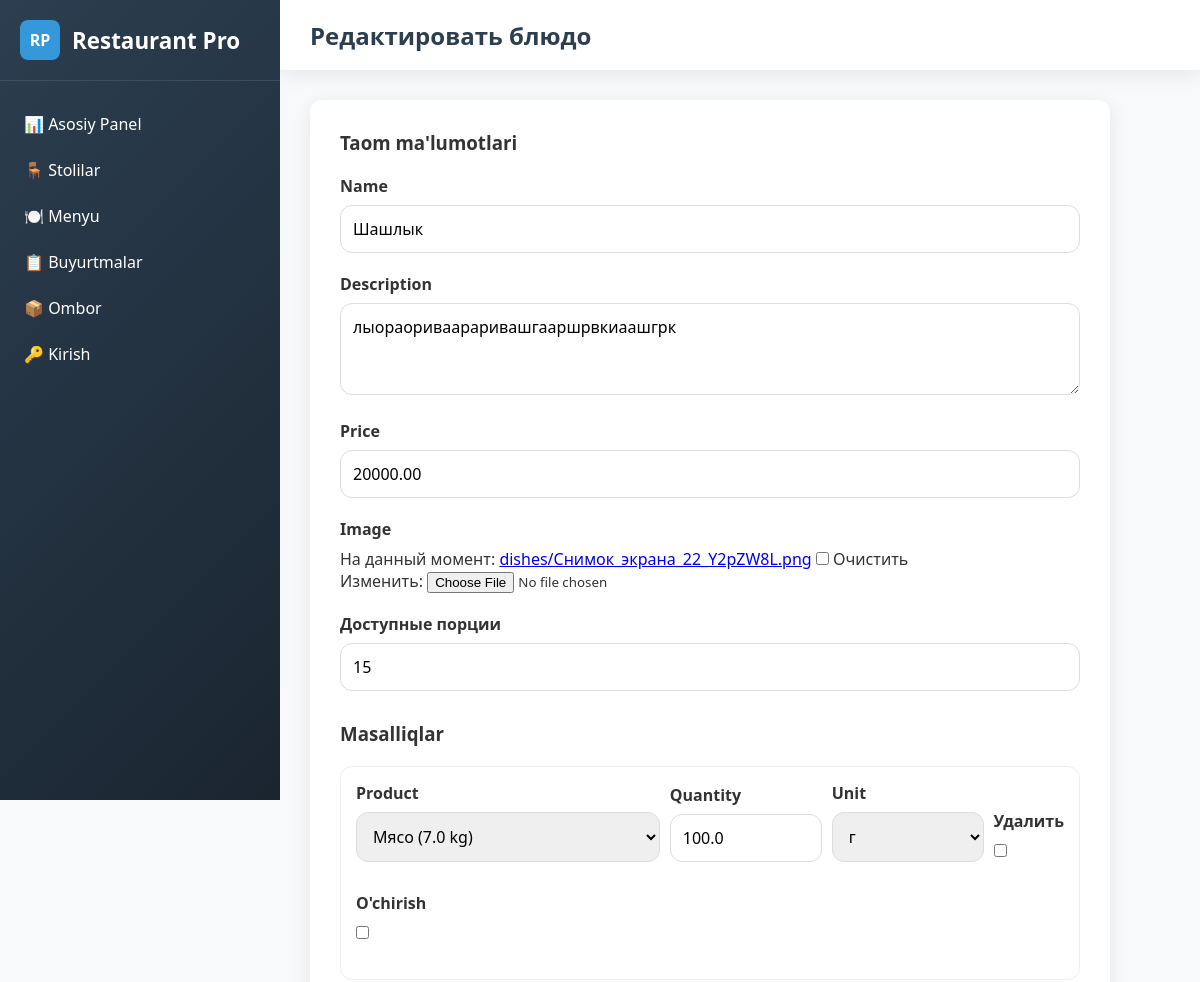
The app's page /menu/2/edit/ (upper part), older data.
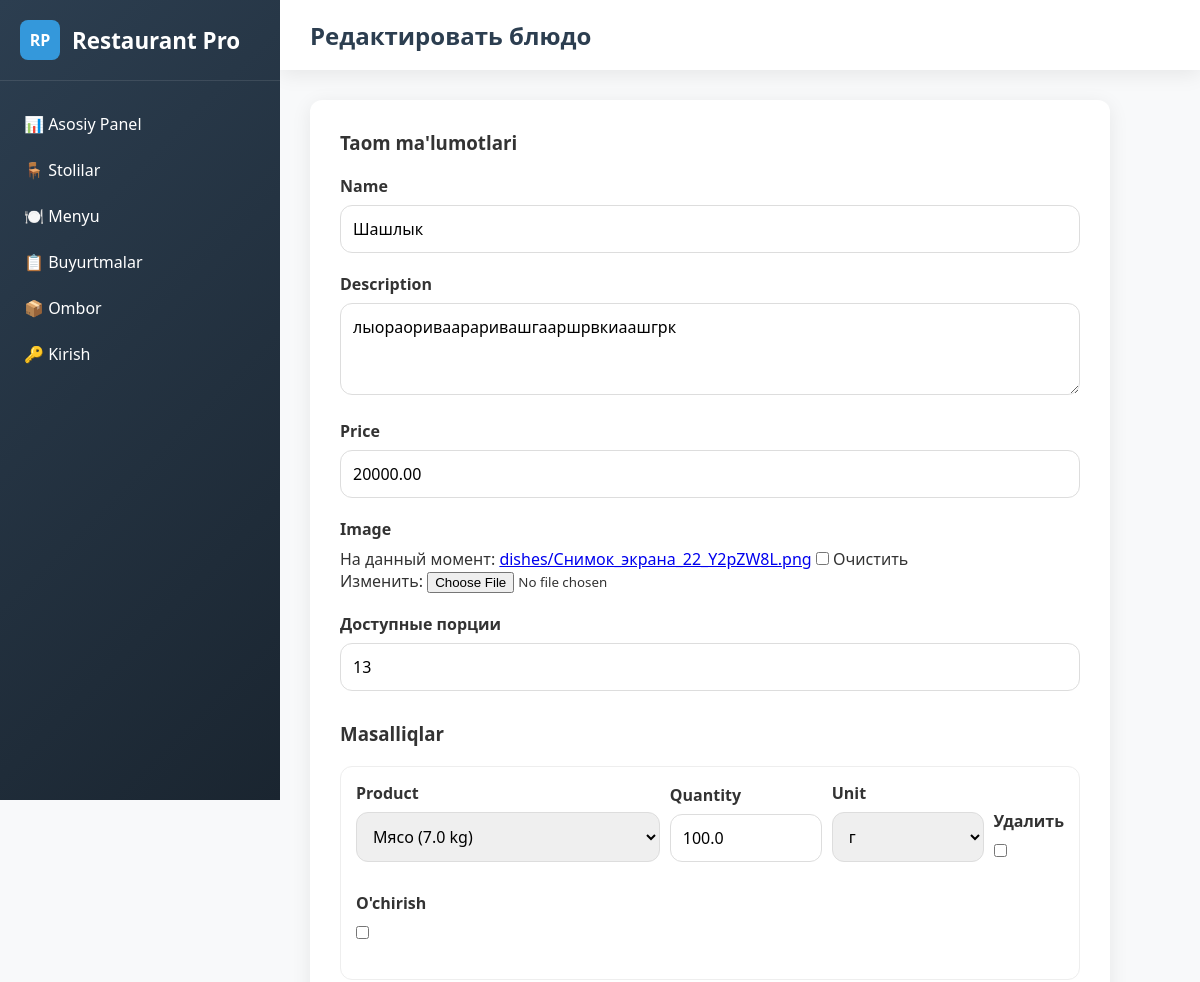
The same page, newer data.
### main/models.py (models this page shows, shortened)
class Dish(models.Model):
    image = models.ImageField(upload_to='dishes/', blank=True, null=True)
    name = models.CharField(max_length=100)
    description = models.TextField(blank=True, null=True)
    price = models.DecimalField(max_digits=10, decimal_places=2)
    portions = models.PositiveIntegerField(default=0, verbose_name='Доступные порции')

### main/views.py (the view)
# urls.py: path('menu/<int:dish_id>/edit/', dish_edit, name='dish_edit'),
def dish_edit(request, dish_id):
    dish = get_object_or_404(Dish, id=dish_id)
    if request.method == 'POST':
        dish_form = DishForm(request.POST, request.FILES, instance=dish)  # Добавляем request.FILES!
        formset = DishIngredientFormSet(request.POST, instance=dish)
        if dish_form.is_valid() and formset.is_valid():
            dish_form.save()
            formset.save()
            messages.success(request, 'Блюдо успешно обновлено!')
            return redirect('menu')
    else:
        dish_form = DishForm(instance=dish)
        formset = DishIngredientFormSet(instance=dish)
    return render(request, 'dish_form.html', {
        'dish_form': dish_form,
        'formset': formset,
        'title': 'Редактировать блюдо'
    })

### main/forms.py
class DishForm(forms.ModelForm):
    class Meta:
        model = Dish
        fields = ['name', 'description', 'price', 'image', 'portions']
        widgets = {
            'name': forms.TextInput(attrs={'class': 'form-control', 'placeholder': 'Название блюда'}),
            'description': forms.Textarea(attrs={'class': 'form-control', 'rows': 3, 'placeholder': 'Описание блюда'}),
            'price': forms.NumberInput(attrs={'class': 'form-control', 'step': '0.01'}),
            'portions': forms.NumberInput(attrs={
                'class': 'form-control',
                'min': 0,
                'placeholder': 'Планируемое количество на день'
            }),
        }

### main/models.py (called while the page is built)
    def __str__(self):
        return f"{self.name} ({self.quantity} {self.unit})"

### templates/dish_form.html (shortened to what this page needs)
{% extends 'base.html' %}
{% block page_title %}{{ title }}{% endblock %}
{% block content %}
<div style="max-width: 800px; background: white; padding: 30px; border-radius: var(--border-radius); box-shadow: var(--shadow);">
    <form method="post" enctype="multipart/form-data">
        <h3 style="margin-bottom: 20px;">Taom ma'lumotlari</h3>
        {% for field in dish_form %}
        <div class="form-group">
            <label class="form-label">{{ field.label }}</label>
            {{ field }}
        </div>
        {% endfor %}
        <h3 style="margin: 30px 0 20px 0;">Masalliqlar</h3>
        <div id="ingredients-formset">
            {% for form in formset %}
            <div class="ingredient-form" style="border: 1px solid #eee; padding: 15px; margin-bottom: 15px; border-radius: var(--border-radius);">
                <div style="display: grid; grid-template-columns: 2fr 1fr 1fr auto; gap: 10px; align-items: end;">
                    {% for field in form.visible_fields %}
                    <div class="form-group">
                        <label class="form-label">{{ field.label }}</label>
                        {{ field }}
                    </div>
                    {% endfor %}
                    {% if form.instance.pk and formset.can_delete %}
                    <div class="form-group">
                        <label class="form-label">O'chirish</label>
                        {{ form.DELETE }}
                    </div>
                    {% endif %}
                </div>
            </div>
            {% endfor %}
        </div>
    </form>
</div>
{% endblock %}

Row changes from the older to the newer data that the page shows:
changed Dish "Шашлык": portions "15" → "13"
